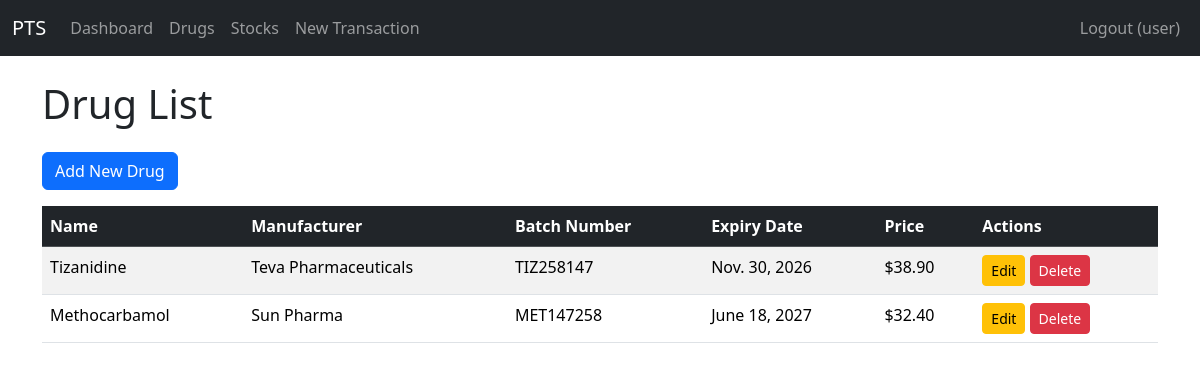
Screenshot of /drugs/ (signed in) with the database file from the repository.
### pts/models.py (models this page shows, shortened)
class Drug(models.Model):
    name = models.CharField(max_length=255)
    description = models.TextField()
    manufacturer = models.CharField(max_length=255)
    batch_number = models.CharField(max_length=50, unique=True)
    expiry_date = models.DateField()
    price = models.DecimalField(max_digits=10, decimal_places=2)

### pts/views.py (the view)
# urls.py: path('drugs/', views.drug_list, name='drug_list'),
@login_required
def drug_list(request):
    drugs = Drug.objects.all()
    return render(request, 'pts/drug_list.html', {'drugs': drugs})

### pts/templates/pts/drug_list.html (shortened to what this page needs)
{% extends 'pts/base.html' %}
{% block content %}
    <h1 class="mb-4">Drug List</h1>
    {% if user.is_superuser %}
        <a href="{% url 'drug_create' %}" class="btn btn-primary mb-3">Add New Drug</a>
    {% endif %}
    {% if drugs %}
        <table class="table table-striped table-hover">
            <thead class="table-dark">
                <tr>
                    <th>Name</th>
                    <th>Manufacturer</th>
                    <th>Batch Number</th>
                    <th>Expiry Date</th>
                    <th>Price</th>
                    {% if user.is_superuser %}
                        <th>Actions</th>
                    {% endif %}
                </tr>
            </thead>
            <tbody>
                {% for drug in drugs %}
                    <tr>
                        <td>{{ drug.name }}</td>
                        <td>{{ drug.manufacturer }}</td>
                        <td>{{ drug.batch_number }}</td>
                        <td>{{ drug.expiry_date }}</td>
                        <td>${{ drug.price }}</td>
                        {% if user.is_superuser %}
                            <td>
                                <a href="{% url 'drug_update' drug.pk %}" class="btn btn-sm btn-warning">Edit</a>
                                <a href="{% url 'drug_delete' drug.pk %}" class="btn btn-sm btn-danger">Delete</a>
                            </td>
                        {% endif %}
                    </tr>
                {% endfor %}
            </tbody>
        </table>
    {% else %}
        <p class="alert alert-info">No drugs registered yet.</p>
    {% endif %}
{% endblock %}

### pts/templates/pts/base.html (shortened to what this page needs)
<!DOCTYPE html>
<html lang="en">
<head>
    <link href="https://cdn.jsdelivr.net/npm/bootstrap@5.3.3/dist/css/bootstrap.min.css" rel="stylesheet">
</head>
<body>
    <nav class="navbar navbar-expand-lg navbar-dark bg-dark fixed-top">
        <div class="container-fluid">
            <a class="navbar-brand" href="{% url 'dashboard' %}">PTS</a>
            <div class="collapse navbar-collapse" id="navbarNav">
                <ul class="navbar-nav">
                    <li class="nav-item">
                        <a class="nav-link" href="{% url 'dashboard' %}">Dashboard</a>
                    </li>
                    <li class="nav-item">
                        <a class="nav-link" href="{% url 'drug_list' %}">Drugs</a>
                    </li>
                    <li class="nav-item">
                        <a class="nav-link" href="{% url 'stock_list' %}">Stocks</a>
                    </li>
                    <li class="nav-item">
                        <a class="nav-link" href="{% url 'transaction_create' %}">New Transaction</a>
                    </li>
                </ul>
                <ul class="navbar-nav ms-auto">
                    <li class="nav-item">
                        <a class="nav-link" href="{% url 'logout' %}">Logout ({{ user.username }})</a>
                    </li>
                </ul>
            </div>
        </div>
    </nav>
    <div class="container mt-4">
        {% block content %}{% endblock %}
    </div>
</body>
</html>

### pts/templates/pts/base.html (style rules this page uses)
body { padding-top: 56px; }

### rows the page displays
Drug: name "Tizanidine", manufacturer "Teva Pharmaceuticals", batch_number "TIZ258147", expiry_date "Nov. 30, 2026", price "38.90"
Drug: name "Methocarbamol", manufacturer "Sun Pharma", batch_number "MET147258", expiry_date "June 18, 2027", price "32.40"

### other values shown
{{ user.username }} "user"
